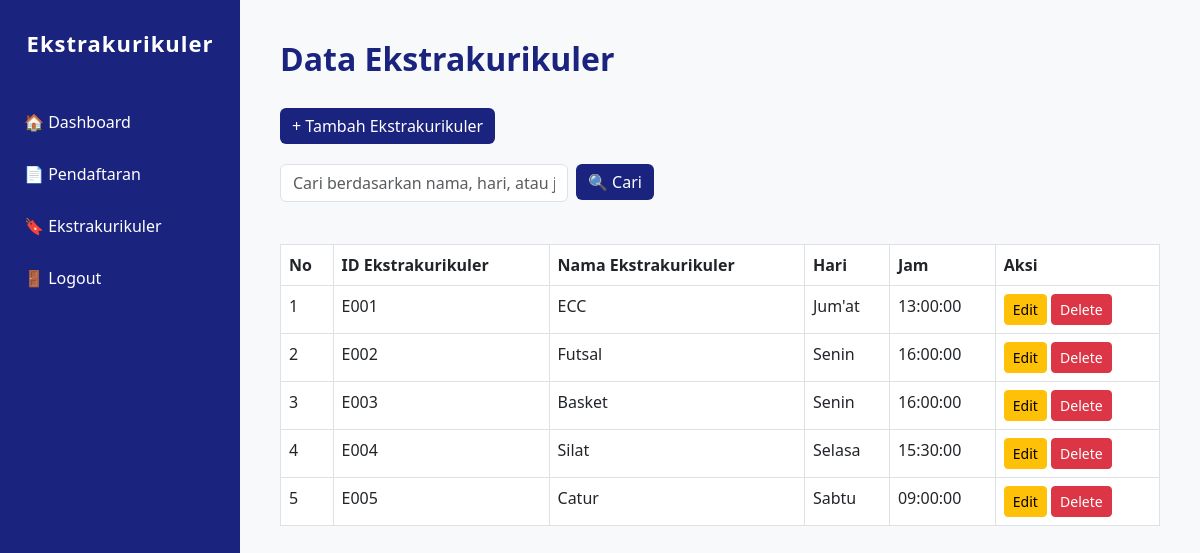
Page /admin/eskul.php (signed in) on the committed database.
### tables this page shows
CREATE TABLE `eskul` (
  `id_eskul` varchar(4) NOT NULL,
  `nama_eskul` varchar(100) NOT NULL,
  `hari` varchar(50) NOT NULL,
  `jam` time NOT NULL
);

### admin/eskul.php (the view, shortened to what this page needs)
<?php
require_once "database.php";
$keyword = isset($_GET['keyword']) ? $db->real_escape_string($_GET['keyword']) : "";
if (!empty($keyword)) {
    $sql = "SELECT * FROM eskul WHERE nama_eskul LIKE '%$keyword%' OR hari LIKE '%$keyword%' OR jam LIKE '%$keyword%'";
} else {
    $sql = "SELECT * FROM eskul";
}
$tampil = $db->query($sql);
?>
<!DOCTYPE html>
<html lang="en">
<head>
  <link href="https://cdn.jsdelivr.net/npm/bootstrap@5.3.0/dist/css/bootstrap.min.css" rel="stylesheet" />
</head>
<body>
<div class="sidebar">
  <h3>Ekstrakurikuler</h3>
  <a href="index.php">🏠 Dashboard</a>
  <a href="pendaftaran.php">📄 Pendaftaran</a>
  <a href="eskul.php">🔖 Ekstrakurikuler</a>
  <a href="logout.php">🚪 Logout</a>
</div>
<div class="main-content">
  <h2>Data Ekstrakurikuler</h2>
  <a href="tambah.php" class="btn btn-primary btn-add">+ Tambah Ekstrakurikuler</a>
  <form action="" method="get" class="row g-2 mb-4">
    <div class="col-md-4">
      <input type="text" name="keyword" class="form-control" placeholder="Cari berdasarkan nama, hari, atau jam" value="<?= htmlspecialchars($keyword) ?>">
    </div>
    <div class="col-auto">
      <button type="submit" class="btn btn-primary btn-add">🔍 Cari</button>
    </div>
  </form>
  <table class="table table-bordered">
    <thead>
      <tr>
        <th>No</th>
        <th>ID Ekstrakurikuler</th>
        <th>Nama Ekstrakurikuler</th>
        <th>Hari</th>
        <th>Jam</th>
        <th>Aksi</th>
      </tr>
    </thead>
    <tbody>
    <?php $no = 1; while($row = $tampil->fetch_assoc()): ?>
      <tr>
        <td><?= $no++ ?></td>
        <td><?= $row['id_eskul'] ?></td>
        <td><?= $row['nama_eskul'] ?></td>
        <td><?= $row['hari'] ?></td>
        <td><?= $row['jam'] ?></td>
        <td>
          <a href="edit.php?id_eskul=<?= $row['id_eskul'] ?>" class="btn btn-warning btn-sm">Edit</a>
          <a href="delete.php?id_eskul=<?= $row['id_eskul'] ?>" class="btn btn-danger btn-sm" onclick="return confirm('Yakin ingin menghapus?')">Delete</a>
        </td>
      </tr>
    <?php endwhile; ?>
    </tbody>
  </table>
</div>
</body>
</html>

### admin/eskul.php (style rules this page uses)
:root { --main-color: #1A237E; }
body { margin: 0; font-family: 'Segoe UI', Tahoma, Geneva, Verdana, sans-serif; background-color: #f8f9fa; }
.sidebar { position: fixed; width: 240px; height: 100vh; background-color: var(--main-color); color: white; padding-top: 30px; }
.sidebar h3 { text-align: center; margin-bottom: 40px; font-weight: bold; font-size: 22px; letter-spacing: 1px; }
.sidebar a { display: block; padding: 14px 24px; color: white; text-decoration: none; font-size: 16px; }
.main-content { margin-left: 240px; padding: 40px; }
h2 { color: var(--main-color); font-weight: bold; margin-bottom: 30px; }
.btn-add { background-color: var(--main-color); border: none; margin-bottom: 20px; }
table { width: 100%; }
thead { background-color: var(--main-color); color: white; }
tbody tr:nth-child(even) { background-color: #f2f2f2; }

### rows in the picture
eskul: id_eskul "E001", nama_eskul "ECC", hari "Jum'at", jam "13:00:00"
eskul: id_eskul "E002", nama_eskul "Futsal", hari "Senin", jam "16:00:00"
eskul: id_eskul "E003", nama_eskul "Basket", hari "Senin", jam "16:00:00"
eskul: id_eskul "E004", nama_eskul "Silat", hari "Selasa", jam "15:30:00"
eskul: id_eskul "E005", nama_eskul "Catur", hari "Sabtu", jam "09:00:00"
